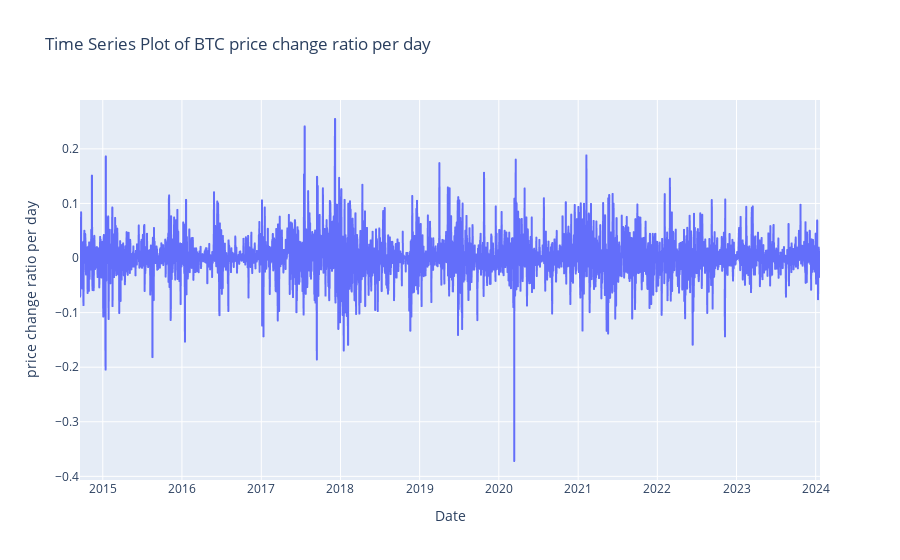

Source (notebook cell):
### Code cell
fig_BTC_ratio = px.line(df_BTC, x='Date', y='price_change_ratio_per_day', title='Time Series Plot of BTC price change ratio per day', labels={'price_change_ratio_per_day': 'price change ratio per day'})

fig_BTC_ratio

### Figure 1 — Plotly figure (JSON) as saved in the notebook; plotly's stock layout.template omitted (floating-point values rounded to 4 significant figures; data arrays with more than 128 entries replaced by an {"elided": "..."} marker saying what was removed)
{"data": [{"hovertemplate": "Date=%{x}<br>price change ratio per day=%{y}<extra></extra>", "legendgroup": "", "line": {"color": "#636efa", "dash": "solid"}, "marker": {"symbol": "circle"}, "mode": "lines", "name": "", "showlegend": false, "type": "scattergl", "x": {"elided": "3413 str values"}, "xaxis": "x", "y": {"elided": "3413 float values"}, "yaxis": "y"}], "layout": {"legend": {"tracegroupgap": 0}, "title": {"text": "Time Series Plot of BTC price change ratio per day"}, "xaxis": {"anchor": "y", "domain": [0, 1], "title": {"text": "Date"}}, "yaxis": {"anchor": "x", "domain": [0, 1], "title": {"text": "price change ratio per day"}}}}
